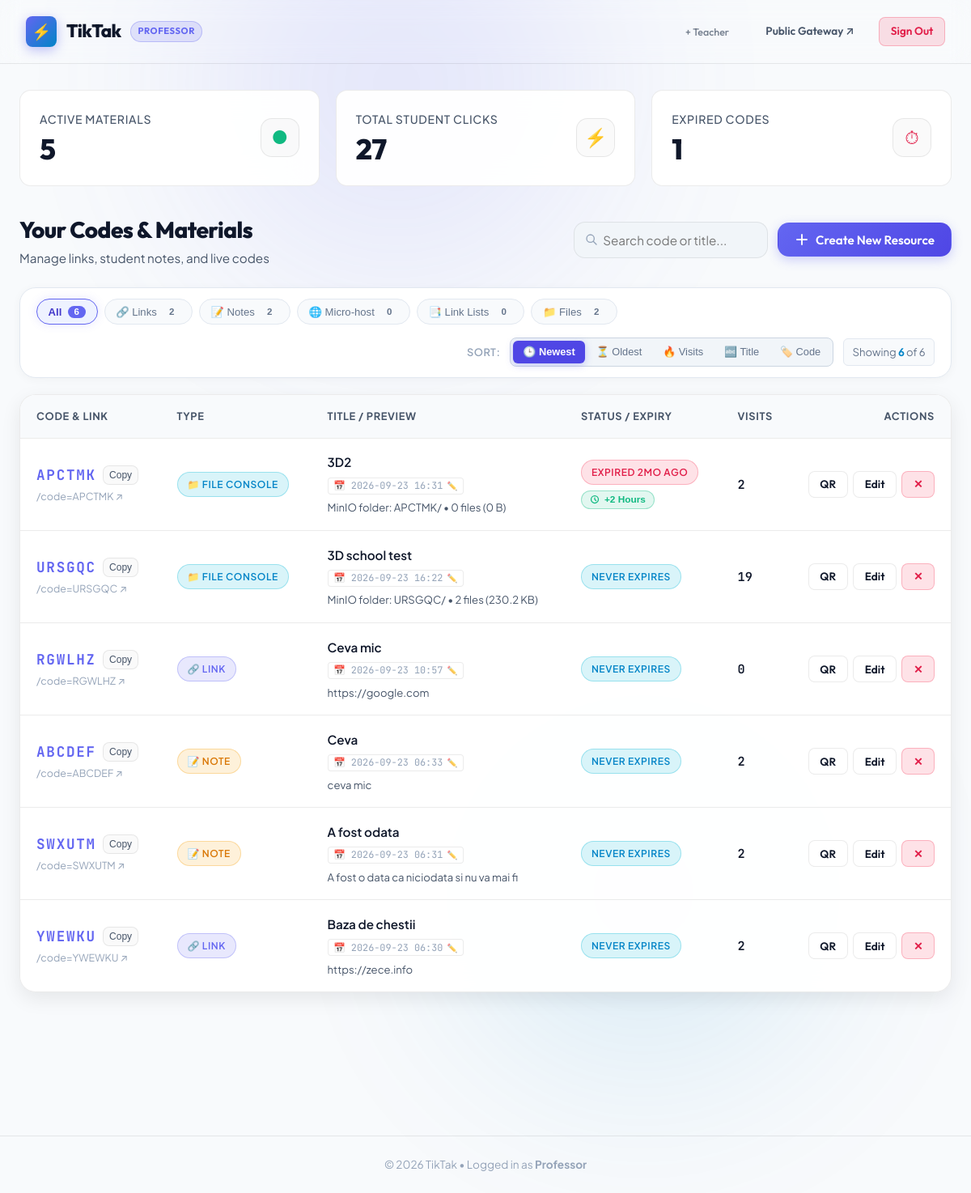
The app's page /prof/dashboard.php (signed in) with its own data.
### tables this page shows
CREATE TABLE `resources` (
  `id` int NOT NULL AUTO_INCREMENT,
  `user_id` int DEFAULT NULL,
  `code` varchar(10) NOT NULL,
  `title` varchar(255) NOT NULL DEFAULT '',
  `type` enum('redirect','text','files','hosting','links','course') NOT NULL DEFAULT 'redirect',
  `content_link` text,
  `content_text` longtext,
  `visits_count` int NOT NULL DEFAULT '0',
  `expires_at` datetime DEFAULT NULL,
  `created_at` datetime DEFAULT CURRENT_TIMESTAMP,
  `updated_at` datetime DEFAULT CURRENT_TIMESTAMP ON UPDATE CURRENT_TIMESTAMP,
  PRIMARY KEY (`id`),
  UNIQUE KEY `code` (`code`),
  KEY `code_2` (`code`),
  KEY `expires_at` (`expires_at`),
  KEY `user_id` (`user_id`)
);

### prof/dashboard.php (the view, shortened to what the rows shown need)
<?php
require_once __DIR__ . '/../config/db.php';
require_once __DIR__ . '/../includes/functions.php';
$user = current_user();
$pdo = get_db_connection();
$stmt = $pdo->prepare("SELECT * FROM resources WHERE user_id = ? ORDER BY created_at DESC");
$stmt->execute([$user['id']]);
$resources = $stmt->fetchAll();
$baseUrl = get_base_url();
?>
<!DOCTYPE html>
<html lang="en" data-theme="light">
<head>
    <link rel="stylesheet" href="/assets/css/style.css">
</head>
<body>
    <main class="main-wrapper">
        <div class="prof-container">
            <div class="dashboard-header">
                <div>
                    <h1 class="dashboard-title">Your Codes &amp; Materials</h1>
                </div>
            </div>
            <div class="resources-table-container">
                <?php if (empty($resources)): ?>
                    <div style="padding: 4rem 2rem; text-align: center; color: var(--text-muted);">
                        <div style="font-size: 3rem; margin-bottom: 1rem;">📦</div>
                        <h3 style="font-size: 1.3rem; margin-bottom: 0.5rem; color: var(--text-main);">No resources created yet</h3>
                        <p style="margin-bottom: 1.5rem;">Click below to generate your first 6-letter student access code.</p>
                        <button class="btn btn-primary" onclick="openModal('createModal')">Generate First Code</button>
                    </div>
                <?php else: ?>
                    <table class="resources-table">
                        <thead>
                            <tr>
                                <th>Code &amp; Link</th>
                                <th>Type</th>
                                <th>Title / Preview</th>
                                <th>Status / Expiry</th>
                                <th>Visits</th>
                                <th style="text-align: right; white-space: nowrap; width: 1%;">Actions</th>
                            </tr>
                        </thead>
                        <tbody>
                            <?php foreach ($resources as $index => $r): ?>
                                <?php
                                    $expInfo = format_expiry_status($r['expires_at']);
                                    $fullUrl = $baseUrl . '/code=' . $r['code'];
                                    if ($r['type'] === 'redirect') {
                                        $preview = $r['content_link'];
                                    } elseif ($r['type'] === 'text') {
                                        $preview = mb_strimwidth($r['content_text'] ?? '', 0, 60, '...');
                                    } else {
                                        $fStats = get_resource_files_summary($pdo, $r['id']);
                                        $preview = "MinIO folder: {$r['code']}/ • {$fStats['total_files']} files ({$fStats['total_size_formatted']})";
                                    }
                                ?>
                                <tr id="resource-row-<?= $r['id'] ?>"
                                    class="resource-item-row"
                                    data-id="<?= htmlspecialchars((string)$r['id']) ?>"
                                    data-code="<?= htmlspecialchars(strtoupper($r['code'])) ?>"
                                    data-title="<?= htmlspecialchars(mb_strtolower($r['title'] ?: 'untitled')) ?>"
                                    data-type="<?= htmlspecialchars($r['type']) ?>"
                                    data-visits="<?= (int)($r['visits_count'] ?? 0) ?>"
                                    data-created="<?= htmlspecialchars($r['created_at']) ?>"
                                    data-order="<?= $index ?>">
                                    <td>
                                        <div class="resource-code-cell">
                                            <span><?= htmlspecialchars($r['code']) ?></span>
                                            <button class="copy-btn-mini" onclick="copyToClipboard('<?= $fullUrl ?>', 'Access link copied!')" title="Copy full URL">
                                                Copy
                                            </button>
                                        </div>
                                        <div style="font-size: 0.78rem; color: var(--text-dim); margin-top: 0.2rem;">
                                            <a href="/code=<?= $r['code'] ?>" target="_blank" style="color: inherit; text-decoration: none;">
                                                /code=<?= $r['code'] ?> ↗
                                            </a>
                                        </div>
                                    </td>
                                    <td>
                                        <?php if ($r['type'] === 'redirect'): ?>
                                            <span class="badge badge-redirect">🔗 Link</span>
                                        <?php elseif ($r['type'] === 'text'): ?>
                                            <span class="badge badge-text">📝 Note</span>
                                        <?php elseif ($r['type'] === 'hosting'): ?>
                                            <span class="badge badge-hosting">🌐 Micro-host</span>
                                        <?php elseif ($r['type'] === 'links'): ?>
                                            <span class="badge badge-links">📑 Link List</span>
                                        <?php elseif ($r['type'] === 'course'): ?>
                                            <span class="badge badge-course">🎓 Course</span>
                                        <?php else: ?>
                                            <span class="badge badge-files">📁 File Console</span>
                                        <?php endif; ?>
                                    </td>
                                    <td>
                                        <div style="font-weight: 600; color: var(--text-main); margin-bottom: 0.15rem;">
                                            <?= htmlspecialchars($r['title'] ?: 'Untitled') ?>
                                        </div>
                                        <?php
                                            $cRaw = $r['created_at'] ?? '';
                                            $cTime = !empty($cRaw) ? strtotime($cRaw) : false;
                                            $cDisplay = $cTime ? date('Y-m-d H:i', $cTime) : '2022-01-01 00:00';
                                        ?>
                                        <div style="margin-bottom: 0.35rem;">
                                            <button type="button"
                                                    id="btn-date-<?= $r['id'] ?>"
                                                    class="btn-date-inline"
                                                    onclick="openEditDateModal('<?= $r['id'] ?>', '<?= htmlspecialchars($r['code']) ?>', '<?= htmlspecialchars($r['created_at']) ?>')"
                                                    title="Click to change creation date"
                                                    style="background: rgba(255, 255, 255, 0.05); border: 1px solid var(--border-color); border-radius: 4px; padding: 0.1rem 0.4rem; cursor: pointer; display: inline-flex; align-items: center; gap: 0.3rem; color: var(--text-dim); font-size: 0.74rem; font-family: var(--font-mono); transition: all 0.15s ease;">
                                                <span>📅 <?= $cDisplay ?></span>
                                                <span style="font-size: 0.65rem; opacity: 0.7;">✏️</span>
                                            </button>
                                        </div>
                                        <div style="font-size: 0.82rem; color: var(--text-muted); max-width: 320px; overflow: hidden; text-overflow: ellipsis; white-space: nowrap;">
                                            <?= htmlspecialchars($preview) ?>
                                        </div>
                                    </td>
                                    <td>
                                        <div style="display: flex; flex-direction: column; gap: 0.35rem; align-items: flex-start;">
                                            <span class="badge <?= $expInfo['badge_class'] ?>" id="expiry-badge-<?= $r['id'] ?>">
                                                <?= htmlspecialchars($expInfo['label']) ?>
                                            </span>
                                            <?php if ($expInfo['is_expired']): ?>
                                                <button class="btn-extend-expiry" onclick="extendExpiry('<?= $r['id'] ?>', 2)" title="Extend code validity by +2 hours">
                                                    <svg width="12" height="12" fill="none" stroke="currentColor" viewBox="0 0 24 24"><path stroke-linecap="round" stroke-linejoin="round" stroke-width="2.5" d="M12 8v4l3 3m6-3a9 9 0 11-18 0 9 9 0 0118 0z"></path></svg>
                                                    <span>+2 Hours</span>
                                                </button>
                                            <?php endif; ?>
                                        </div>
                                    </td>
                                    <td>
                                        <span style="font-family: var(--font-mono); font-weight: 600;"><?= number_format($r['visits_count']) ?></span>
                                    </td>
                                    <td style="text-align: right; white-space: nowrap; width: 1%;">
                                        <div style="display: inline-flex; gap: 0.4rem; align-items: center; justify-content: flex-end; flex-wrap: nowrap; white-space: nowrap;">
                                            <button class="btn btn-secondary btn-sm" style="white-space: nowrap; flex-shrink: 0;" onclick="showQrCode('<?= $r['code'] ?>', '<?= $fullUrl ?>')" title="Show QR Code for Classroom">
                                                QR
                                            </button>
                                            <button class="btn btn-secondary btn-sm" style="white-space: nowrap; flex-shrink: 0;" onclick='openEditModal(<?= json_encode($r, JSON_HEX_APOS | JSON_HEX_QUOT) ?>)' title="Edit Material">
                                                Edit
                                            </button>
                                            <button class="btn btn-danger btn-sm" style="white-space: nowrap; flex-shrink: 0;" onclick="deleteResource('<?= $r['id'] ?>', '<?= $r['code'] ?>')" title="Delete Code">
                                                ✕
                                            </button>
                                        </div>
                                    </td>
                                </tr>
                            <?php endforeach; ?>
                        </tbody>
                    </table>
                <?php endif; ?>
            </div>
        </div>
    </main>
</body>
</html>

### records on screen
resources: code "APCTMK", type "📁 FILE CONSOLE", title "3D2", created_at "2026-09-23 16:31", code "MinIO folder: APCTMK/ • 0 files (0 B)", expires_at "EXPIRED 2MO AGO", visits_count "2"
resources: code "URSGQC", type "📁 FILE CONSOLE", title "3D school test", created_at "2026-09-23 16:22", preview "MinIO folder: URSGQC/ • 2 files (230.2 KB)", expires_at "NEVER EXPIRES", visits_count "19"
resources: code "RGWLHZ", type "🔗 LINK", title "Ceva mic", created_at "2026-09-23 10:57", content_link "https://google.com", expires_at "NEVER EXPIRES", visits_count "0"
resources: code "ABCDEF", type "📝 NOTE", title "Ceva", created_at "2026-09-23 06:33", content_text "ceva mic", expires_at "NEVER EXPIRES", visits_count "2"
resources: code "SWXUTM", type "📝 NOTE", title "A fost odata", created_at "2026-09-23 06:31", content_text "A fost o data ca niciodata si nu va mai fi", expires_at "NEVER EXPIRES", visits_count "2"
resources: code "YWEWKU", type "🔗 LINK", title "Baza de chestii", created_at "2026-09-23 06:30", content_link "https://zece.info", expires_at "NEVER EXPIRES", visits_count "2"

### other values on screen
APP_NAME "TikTak"
$totalActive "5"
$totalVisits "27"
$totalExpired "1"
$typeCounts['all'] "6"
$typeCounts['redirect'] "2"
$typeCounts['text'] "2"
$typeCounts['hosting'] "0"
$typeCounts['links'] "0"
$typeCounts['files'] "2"
count($resources) "6"
$user['name'] "Professor"
